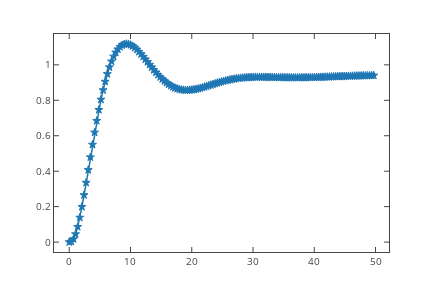
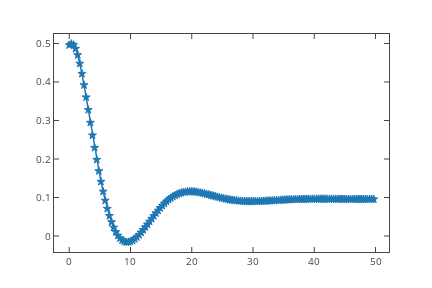

Here is the notebook cell these charts were saved with, in order:
### Markdown cell above
Orain, balorotuko da emaitza, denbora eremuan eta kontrol seinalea ikusita

### Code cell
t=sp.r_[0:50:Tl]
giz=c.feedback(K*g2z*sarea)
t,y=c.step_response(giz,t)
plt.plot(t,y.T,'*-')
f=plt.gcf();py.iplot_mpl(f)
#azkenengo balioa
abal=1-1/(1+(K*g2z*sarea).horner(1))[0][0].real
#Balio maximoa
mbal=y.max()
print('Gaindiketa :',(mbal-abal)/abal)
guz=c.feedback(K*sarea,g2z)
t,u=c.step_response(guz,t)
plt.plot(t,u.T,'*-')
f=plt.gcf();py.iplot_mpl(f)

### Figure 1 — Plotly figure (JSON) as saved in the notebook; plotly's stock layout.template omitted (floating-point values rounded to 4 significant figures; data arrays with more than 128 entries replaced by an {"elided": "..."} marker saying what was removed)
{"data": [{"line": {"color": "rgba (31, 119, 180, 1)", "dash": "solid", "width": 1.5}, "marker": {"color": "#1F77B4", "line": {"color": "#1F77B4", "width": 1}, "opacity": 1, "size": 6, "symbol": "star"}, "mode": "lines+markers", "name": "_line0", "type": "scatter", "uid": "42d56d0f-63d1-4cc7-ab03-1aa0305631b7", "x": {"elided": "145 float values"}, "xaxis": "x", "y": {"elided": "145 float values"}, "yaxis": "y"}], "layout": {"autosize": false, "height": 288, "hovermode": "closest", "margin": {"b": 36, "l": 54, "pad": 0, "r": 43, "t": 34}, "showlegend": false, "width": 432, "xaxis": {"anchor": "y", "domain": [0, 1], "mirror": "ticks", "nticks": 8, "range": [-2.486, 52.2], "showgrid": false, "showline": true, "side": "bottom", "tickfont": {"size": 10}, "ticks": "inside", "type": "linear", "zeroline": false}, "yaxis": {"anchor": "x", "domain": [0, 1], "mirror": "ticks", "nticks": 8, "range": [-0.05591, 1.174], "showgrid": false, "showline": true, "side": "left", "tickfont": {"size": 10}, "ticks": "inside", "type": "linear", "zeroline": false}}}

### Figure 2 — Plotly figure (JSON) as saved in the notebook; plotly's stock layout.template omitted (floating-point values rounded to 4 significant figures; data arrays with more than 128 entries replaced by an {"elided": "..."} marker saying what was removed)
{"data": [{"line": {"color": "rgba (31, 119, 180, 1)", "dash": "solid", "width": 1.5}, "marker": {"color": "#1F77B4", "line": {"color": "#1F77B4", "width": 1}, "opacity": 1, "size": 6, "symbol": "star"}, "mode": "lines+markers", "name": "_line0", "type": "scatter", "uid": "a10a333c-64ba-4e52-8a05-9388db6a5eda", "x": {"elided": "145 float values"}, "xaxis": "x", "y": {"elided": "145 float values"}, "yaxis": "y"}], "layout": {"autosize": false, "height": 288, "hovermode": "closest", "margin": {"b": 36, "l": 54, "pad": 0, "r": 43, "t": 34}, "showlegend": false, "width": 432, "xaxis": {"anchor": "y", "domain": [0, 1], "mirror": "ticks", "nticks": 8, "range": [-2.486, 52.2], "showgrid": false, "showline": true, "side": "bottom", "tickfont": {"size": 10}, "ticks": "inside", "type": "linear", "zeroline": false}, "yaxis": {"anchor": "x", "domain": [0, 1], "mirror": "ticks", "nticks": 8, "range": [-0.04144, 0.5246], "showgrid": false, "showline": true, "side": "left", "tickfont": {"size": 10}, "ticks": "inside", "type": "linear", "zeroline": false}}}
